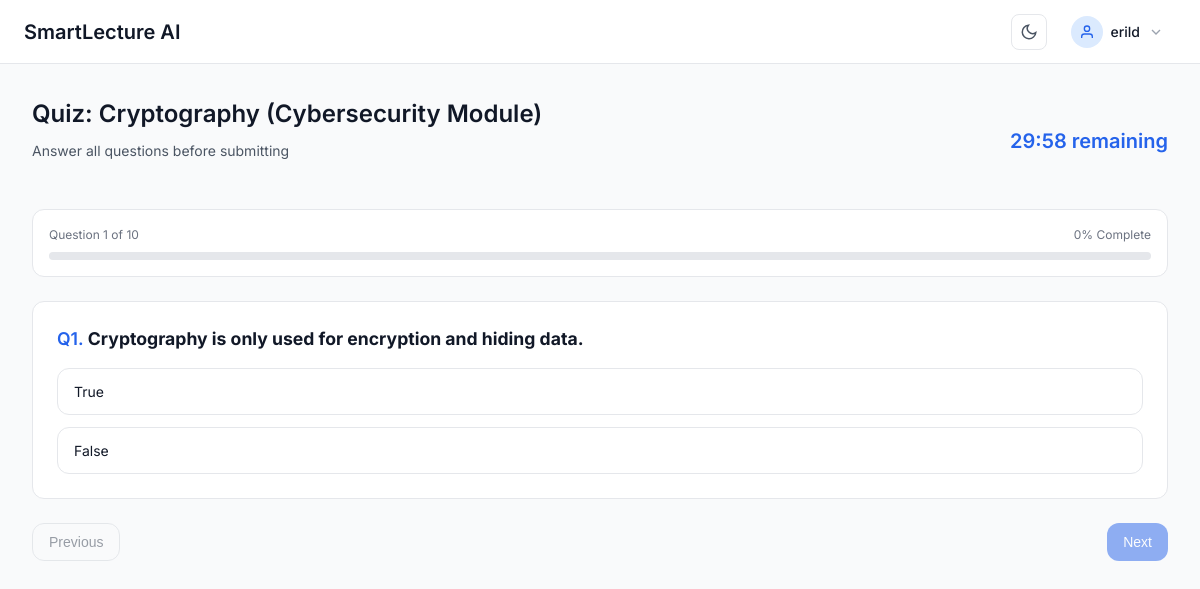
The app's page /student/quiz/5/ (signed in) with its own data.
### quiz_app/models.py (models this page shows, shortened)
class User(AbstractUser):
    ROLE_CHOICES = [
        ('teacher', 'Teacher'),
        ('student', 'Student'),
    ]
    email = models.EmailField(unique=True)  # ✅ add this
    role = models.CharField(max_length=10, choices=ROLE_CHOICES)
    security_question = models.CharField(
        max_length=32, choices=SECURITY_QUESTIONS, blank=True, default=''
    )
    security_answer_hash = models.CharField(max_length=255, blank=True, default='')
    class Meta:
        db_table = 'users'

class Quiz(models.Model):
    STATUS_CHOICES = [
        ('draft', 'Draft'),
        ('published', 'Published'),
    ]
    title = models.CharField(max_length=255)
    teacher = models.ForeignKey(User, on_delete=models.CASCADE, related_name='quizzes')
    status = models.CharField(max_length=10, choices=STATUS_CHOICES, default='draft')
    time_limit = models.IntegerField(default=30, help_text='Time limit in minutes')
    pass_percentage = models.IntegerField(default=70, help_text='Minimum percentage to pass')
    access_code = models.CharField(max_length=6, unique=True, null=True, blank=True)
    share_token = models.CharField(max_length=12, unique=True, null=True, blank=True)
    created_at = models.DateTimeField(auto_now_add=True)
    updated_at = models.DateTimeField(auto_now=True)
    class Meta:
        db_table = 'quizzes'
        ordering = ['-created_at']
        verbose_name_plural = 'Quizzes'

class Question(models.Model):
    quiz = models.ForeignKey(Quiz, on_delete=models.CASCADE, related_name='questions')
    text = models.TextField()
    order = models.IntegerField(default=0)
    created_at = models.DateTimeField(auto_now_add=True)
    class Meta:
        db_table = 'questions'
        ordering = ['order']

class Option(models.Model):
    question = models.ForeignKey(Question, on_delete=models.CASCADE, related_name='options')
    text = models.CharField(max_length=500)
    is_correct = models.BooleanField(default=False)
    order = models.IntegerField(default=0)
    class Meta:
        db_table = 'options'
        ordering = ['order']

### quiz_app/views.py (the view, shortened to what this page needs)
# urls.py: path("quiz/<int:quiz_id>/", views.student_quiz, name="quiz"),
@login_required
def student_quiz(request, quiz_id):
    role = (getattr(request.user, "role", "") or "").lower()
    if role != "student" and not request.user.is_superuser:
        return redirect("teacher:dashboard")
    quiz = get_object_or_404(Quiz, id=quiz_id, status="published")
    questions = quiz.questions.all().prefetch_related("options")
    return render(request, "student/quiz.html", {
        "show_sidebar": False,
        "quiz": quiz,
        "time_limit": quiz.time_limit,
        "questions": questions,
    })

### templates/student/quiz.html (shortened to what this page needs)
{% extends 'base.html' %}
{% load static %}
{% block content %}
<div class="page-container quiz-page">
    <div style="display: flex; justify-content: space-between; align-items: center; margin-bottom: 24px;">
        <div>
            <h2 class="page-title">{{ quiz.title }}</h2>
            <p class="page-subtitle">Answer all questions before submitting</p>
        </div>
        <div style="text-align: right;">
            <p id="timeRemaining" style="font-size: 1.25rem; font-weight: 600; color: var(--color-primary);"></p>
        </div>
    </div>
    <div class="card" style="padding: 16px; margin-bottom: 24px;">
        <div style="display: flex; justify-content: space-between; align-items: center; margin-bottom: 8px;">
            <span class="text-muted">Question <span id="currentQuestion">1</span> of {{ questions|length }}</span>
            <span class="text-muted" id="progressPercent">0% Complete</span>
        </div>
        <div style="width: 100%; background: var(--color-gray-200); border-radius: 8px; height: 8px; overflow: hidden;">
        </div>
    </div>
    <form method="post" id="quizForm" action="{% url 'student:quiz' quiz.id %}">
        {% for question in questions %}
        <div class="question-card card{% if forloop.first %} active{% endif %}" style="padding: 24px; margin-bottom: 16px;">
            <h3 style="margin-bottom: 16px; font-size: 1.1rem;">
                <span style="color: var(--color-primary); font-weight: 600;">Q{{ forloop.counter }}.</span>
                {{ question.text }}
            </h3>
            <div style="display: flex; flex-direction: column; gap: 12px;">
                {% for option in question.options.all %}
                <label style="display: flex; align-items: center; gap: 12px; padding: 12px 16px; border: 1px solid var(--color-gray-200); border-radius: var(--border-radius-lg); cursor: pointer; transition: all 0.2s;"
                       onmouseover="this.style.borderColor='var(--color-primary)'; this.style.background='var(--color-gray-50)'"
                       onmouseout="if(!this.querySelector('input').checked){this.style.borderColor='var(--color-gray-200)'; this.style.background='transparent'}">
                    <span>{{ option.text }}</span>
                </label>
                {% endfor %}
            </div>
        </div>
        {% endfor %}
        <div style="display: flex; justify-content: space-between; margin-top: 24px;">
            <button type="button" id="prevBtn" class="btn btn-outline" onclick="previousQuestion()" disabled>
                Previous
            </button>
            <button type="button" id="nextBtn" class="btn btn-primary" onclick="nextQuestion()">
                Next
            </button>
        </div>
    </form>
</div>
{% endblock %}

### templates/components/navbar.html (shortened to what this page needs)
{% load static %}
<header class="navbar">
    <div class="navbar-container">
        <h1 class="navbar-title">SmartLecture AI</h1>
        <div class="navbar-profile" style="display: flex; align-items: center;">
            {% include 'components/theme_toggle.html' %}
            <div class="profile-dropdown" onclick="toggleDropdown()">
                <div class="profile-avatar">
                    <svg class="icon-user" viewBox="0 0 24 24" fill="none" stroke="currentColor" stroke-width="2">
                        <path d="M20 21v-2a4 4 0 0 0-4-4H8a4 4 0 0 0-4 4v2"></path>
                        <circle cx="12" cy="7" r="4"></circle>
                    </svg>
                </div>
                <div class="profile-info">
                    <div class="profile-name">{{ user.get_full_name|default:user.username }}</div>
                </div>
                <svg class="icon-chevron" viewBox="0 0 24 24" fill="none" stroke="currentColor" stroke-width="2">
                    <polyline points="6 9 12 15 18 9"></polyline>
                </svg>
            </div>
        </div>
    </div>
</header>

### static/css/styles.css (style rules this page uses)
:root { --color-primary: #2563eb; --color-primary-dark: #1d4ed8; --color-success: #10b981; --color-success-dark: #059669; --color-error: #ef4444; --color-error-dark: #dc2626; --color-warning: #f59e0b; --color-info: #3b82f6; --color-bg: #f9fafb; --color-white: #ffffff; --color-gray-50: #f9fafb; --color-gray-100: #f3f4f6; --color-gray-200: #e5e7eb; --color-gray-300: #d1d5db; --color-gray-400: #9ca3af; --color-gray-500: #6b7280; --color-gray-600: #4b5563; --color-gray-700: #374151; --color-gray-800: #1f2937; --color-gray-900: #111827; --spacing-1: 0.25rem; --spacing-2: 0.5rem; --spacing-3: 0.75rem; --spacing-4: 1rem; --spacing-5: 1.25rem; --spacing-6: 1.5rem; --spacing-8: 2rem; --border-radius: 0.5rem; --border-radius-lg: 0.75rem; --border-radius-full: 9999px; --shadow-sm: 0 1px 2px 0 rgba(0, 0, 0, 0.05); --shadow: 0 1px 3px 0 rgba(0, 0, 0, 0.1), 0 1px 2px 0 rgba(0, 0, 0, 0.06); --shadow-md: 0 4px 6px -1px rgba(0, 0, 0, 0.1), 0 2px 4px -1px rgba(0, 0, 0, 0.06); }
* { margin: 0; padding: 0; box-sizing: border-box; }
body { font-family: 'Inter', -apple-system, BlinkMacSystemFont, 'Segoe UI', sans-serif; font-size: 14px; line-height: 1.5; color: var(--color-gray-900); background-color: var(--color-bg); }
.page-container { max-width: 1400px; margin: 0 auto; }
.navbar { background: var(--color-white); border-bottom: 1px solid var(--color-gray-200); height: 64px; }
.navbar-container { padding: 0 var(--spacing-6); height: 100%; display: flex; align-items: center; justify-content: space-between; }
.navbar-title { font-size: 1.25rem; font-weight: 600; color: var(--color-gray-900); }
.navbar-profile { position: relative; }
.profile-dropdown { display: flex; align-items: center; gap: var(--spacing-2); padding: var(--spacing-2) var(--spacing-3); cursor: pointer; border-radius: var(--border-radius); transition: background-color 0.2s; }
.profile-avatar { width: 32px; height: 32px; background-color: #dbeafe; border-radius: var(--border-radius-full); display: flex; align-items: center; justify-content: center; }
.icon-user { width: 16px; height: 16px; color: var(--color-primary); }
.profile-info { text-align: left; }
.profile-name { font-size: 0.875rem; font-weight: 500; color: var(--color-gray-900); }
.icon-chevron { width: 16px; height: 16px; color: var(--color-gray-400); }
.card { background: var(--color-white); border: 1px solid var(--color-gray-200); border-radius: var(--border-radius-lg); margin-bottom: var(--spacing-6); }
.page-title { font-size: 1.5rem; font-weight: 600; color: var(--color-gray-900); margin-bottom: var(--spacing-2); }
.page-subtitle { color: var(--color-gray-600); margin-bottom: var(--spacing-6); }
.btn { display: inline-flex; align-items: center; justify-content: center; gap: var(--spacing-2); padding: 0.625rem var(--spacing-4); font-size: 0.875rem; font-weight: 500; border: none; border-radius: var(--border-radius-lg); cursor: pointer; transition: all 0.2s; text-decoration: none; }
.btn:disabled { opacity: 0.5; cursor: not-allowed; }
.btn-primary { background-color: var(--color-primary); color: var(--color-white); }
.btn-outline { background-color: transparent; color: var(--color-gray-700); border: 1px solid var(--color-gray-300); }
.text-muted { font-size: 0.75rem; color: var(--color-gray-500); }
.question-card { background: var(--color-white); border: 1px solid var(--color-gray-200); border-radius: var(--border-radius-lg); padding: var(--spacing-6); margin-bottom: var(--spacing-4); }
.quiz-page .question-card { display: none; }
.quiz-page .question-card.active { display: block; }

### records on screen
User: get_full_name "erild"
Quiz: title "Quiz: Cryptography (Cybersecurity Module)"
Question: text "Cryptography is only used for encryption and hiding data."
Option: text "True"
Option: text "False"

### other values on screen
{{ questions|length }} "10"
